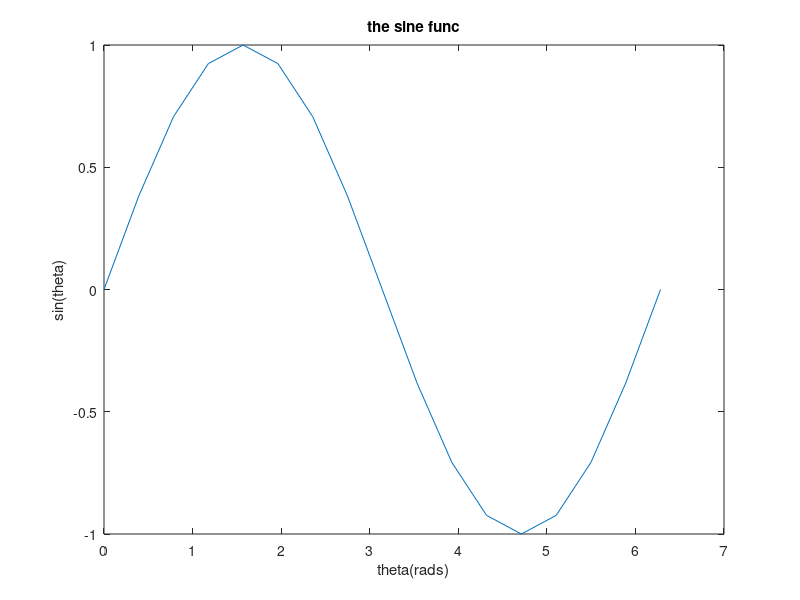

This chart was generated by the following MATLAB code:
%my first for loop
clear all; close all; clc;
% angle(rad)
theta= [0:(pi/8):(2*pi)];
%looop thru index 
for idx= 1:17
    %calc y
    y(idx) =sin(theta(idx));
end

    plot (theta,y)
    title('the sine func')
    xlabel ('theta(rads)')
    ylabel ('sin(theta)')
    